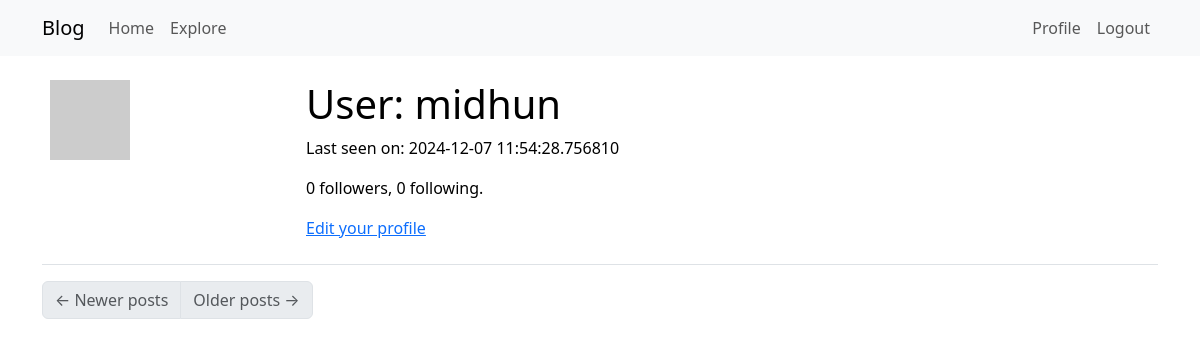
Page /user/midhun (signed in) on the earlier database version.
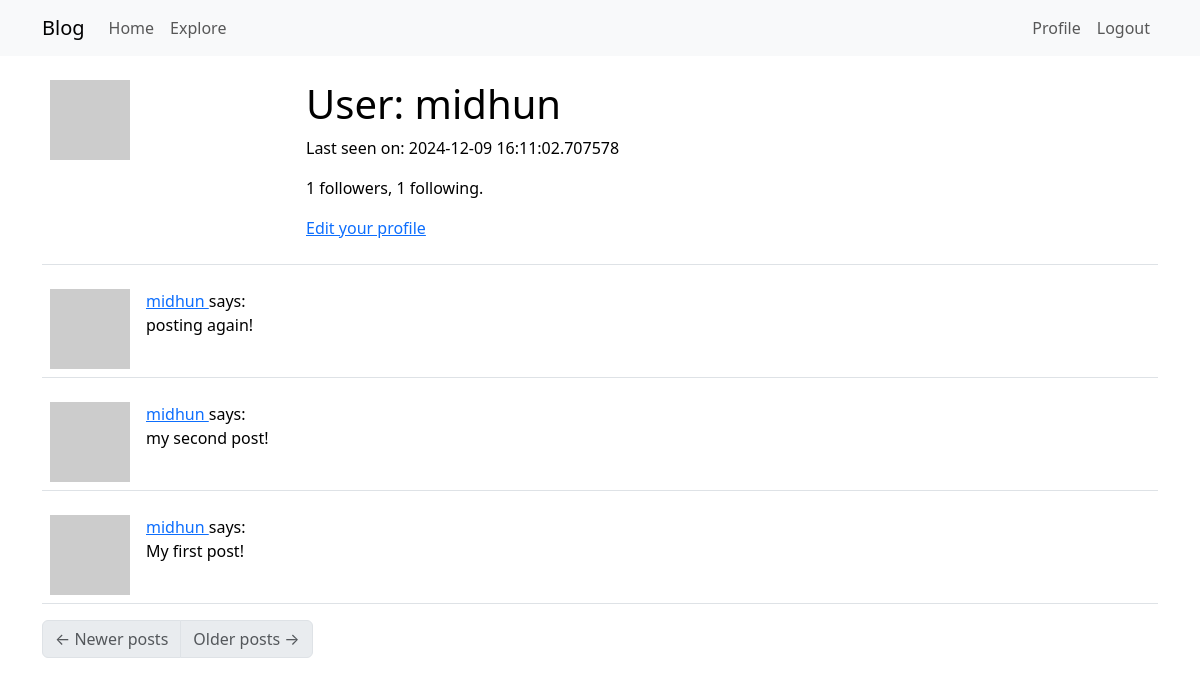
Same page on the later database version.
### app/models.py (models this page shows, shortened)
class User(UserMixin, db.Model):
    id: so.Mapped[int] = so.mapped_column(primary_key=True)
    username: so.Mapped[str] = so.mapped_column(sa.String(64), index=True, unique=True)
    email: so.Mapped[str] = so.mapped_column(sa.String(120), index=True, unique=True)
    password_hash: so.Mapped[Optional[str]] = so.mapped_column(sa.String(256))
    posts: so.WriteOnlyMapped["Post"] = so.relationship(back_populates='author')
    about_me: so.Mapped[Optional[str]] = so.mapped_column(sa.String(140))
    last_seen: so.Mapped[Optional[datetime]] = so.mapped_column(default=lambda: datetime.now(timezone.utc))
    following: so.WriteOnlyMapped['User'] = so.relationship(
        secondary=followers, primaryjoin=(followers.c.follower_id == id),
        secondaryjoin=(followers.c.followed_id == id),
        back_populates='followers')
    followers: so.WriteOnlyMapped['User'] = so.relationship(
        secondary=followers, primaryjoin=(followers.c.followed_id == id),
        secondaryjoin=(followers.c.follower_id == id),
        back_populates='following')
    def avatar(self, size):
        digest = md5(self.email.lower().encode('utf-8')).hexdigest()
        return f'https://www.gravatar.com/avatar/{digest}?d=identicon&s={size}'
    def followers_count(self):
        query = sa.select(sa.func.count()).select_from(self.followers.select().subquery())
        return db.session.scalar(query)
    def following_count(self):
        query = sa.select(sa.func.count()).select_from(self.following.select().subquery())
        return db.session.scalar(query)

class Post(db.Model):
    id: so.Mapped[int] = so.mapped_column(primary_key=True)
    body: so.Mapped[str] = so.mapped_column(sa.String(140))
    timestamp: so.Mapped[datetime] = so.mapped_column(index=True, default=lambda: datetime.now(timezone.utc))
    user_id: so.Mapped[int] = so.mapped_column(sa.ForeignKey(User.id), index=True)
    author: so.Mapped[User] = so.relationship(back_populates='posts')

### app/routes.py (the view)
@app.route('/user/<username>')
def user(username):
    user = db.first_or_404(sa.select(User).where(User.username == username))
    page = request.args.get('page', 1, type=int)
    query = user.posts.select().order_by(Post.timestamp.desc())
    posts = db.paginate(query, page=page,
                        per_page=app.config['POSTS_PER_PAGE'],
                        error_out=False)
    next_url = url_for('user', username=user.username, page=posts.next_num) \
        if posts.has_next else None
    prev_url = url_for('user', username=user.username, page=posts.prev_num) \
        if posts.has_prev else None
    form = EmptyForm()
    return render_template('user.html', user=user, posts=posts, form=form)

### app/models.py (called while the page is built)
@login.user_loader
def load_user(id):
    return db.session.get(User, int(id))

### app/routes.py (called while the page is built)
@app.before_request
def before_request():
    if current_user.is_authenticated:
        current_user.last_seen = datetime.now(timezone.utc)
        db.session.commit()

### app/templates/user.html (shortened to what this page needs)
{% extends "base.html" %}
{% block content %}
    <table class="table table-hover">
        <tr>
            <td width="256px"><img src="{{ user.avatar(256) }}"></td>
            <td>
                <h1>User: {{ user.username }}</h1>
                {% if user.last_seen %}<p>Last seen on: {{ user.last_seen }}</p>{% endif %}
                <p>{{ user.followers_count() }} followers, {{ user.following_count() }} following.</p>
                {% if user == current_user %}
                <p><a href="{{ url_for('edit_profile') }}">Edit your profile</a></p>
                {% endif %}
            </td>
        </tr>
    </table>
    {% for post in posts %}
        {% include '_post.html' %}
    {% endfor %}
    <nav aria-label="Post navigation">
        <ul class="pagination">
            <li class="page-item{% if not prev_url %} disabled{% endif %}">
                <a class="page-link" href="{{ prev_url }}">
                    <span aria-hidden="true">&larr;</span> Newer posts
                </a>
            </li>
            <li class="page-item{% if not next_url %} disabled{% endif %}">
                <a class="page-link" href="{{ next_url }}">
                    Older posts <span aria-hidden="true">&rarr;</span>
                </a>
            </li>
        </ul>
    </nav>
{% endblock %}

### app/templates/base.html (shortened to what this page needs)
<!DOCTYPE html>
<html lang="en">
  <head>
    <link
      href="https://cdn.jsdelivr.net/npm/bootstrap@5.3.2/dist/css/bootstrap.min.css"
      rel="stylesheet"
    />
  </head>
  <body>
    <nav class="navbar navbar-expand-lg bg-body-tertiary">
      <div class="container">
        <a class="navbar-brand" href="{{ url_for('index') }}">Blog</a>
        <div class="collapse navbar-collapse" id="navbarSupportedContent">
          <ul class="navbar-nav me-auto mb-2 mb-lg-0">
            <li class="nav-item">
              <a
                class="nav-link"
                aria-current="page"
                href="{{ url_for('index') }}"
                >Home</a
              >
            </li>
            <li class="nav-item">
              <a
                class="nav-link"
                aria-current="page"
                href="{{ url_for('explore') }}"
                >Explore</a
              >
            </li>
          </ul>
          <ul class="navbar-nav mb-2 mb-lg-0">
            {% if current_user.is_anonymous %}
            <li class="nav-item">
              <a
                class="nav-link"
                aria-current="page"
                href="{{ url_for('login') }}"
                >Login</a
              >
            </li>
            {% else %}
            <li class="nav-item">
              <a
                class="nav-link"
                aria-current="page"
                href="{{ url_for('user', username=current_user.username) }}"
                >Profile</a
              >
            </li>
            <li class="nav-item">
              <a
                class="nav-link"
                aria-current="page"
                href="{{ url_for('logout') }}"
                >Logout</a
              >
            </li>
            {% endif %}
          </ul>
        </div>
      </div>
    </nav>
    <div class="container mt-3">
       {% block content %}{% endblock %}
    </div>
  </body>
</html>

### app/templates/_post.html
<table class="table table-hover">
  <tr>
      <td width="70px">
          <a href="{{ url_for('user', username=post.author.username) }}">
              <img src="{{ post.author.avatar(70) }}" />
          </a>
      </td>
      <td>
          <a href="{{ url_for('user', username=post.author.username) }}">
              {{ post.author.username }}
          </a>
          says:
          <br>
          {{ post.body }}
      </td>
  </tr>
</table>

Differences in the rows shown:
changed User "midhun": last_seen "2024-12-07 11:54:28.756810" → "2024-12-09 16:11:02.707578"
added Post: author.username "midhun", body "posting again!"
added Post: author.username "midhun", body "my second post!"
added Post: author.username "midhun", body "My first post!"
Other differences:
{{ user.followers_count() }}: "0" → "1"
{{ user.following_count() }}: "0" → "1"
